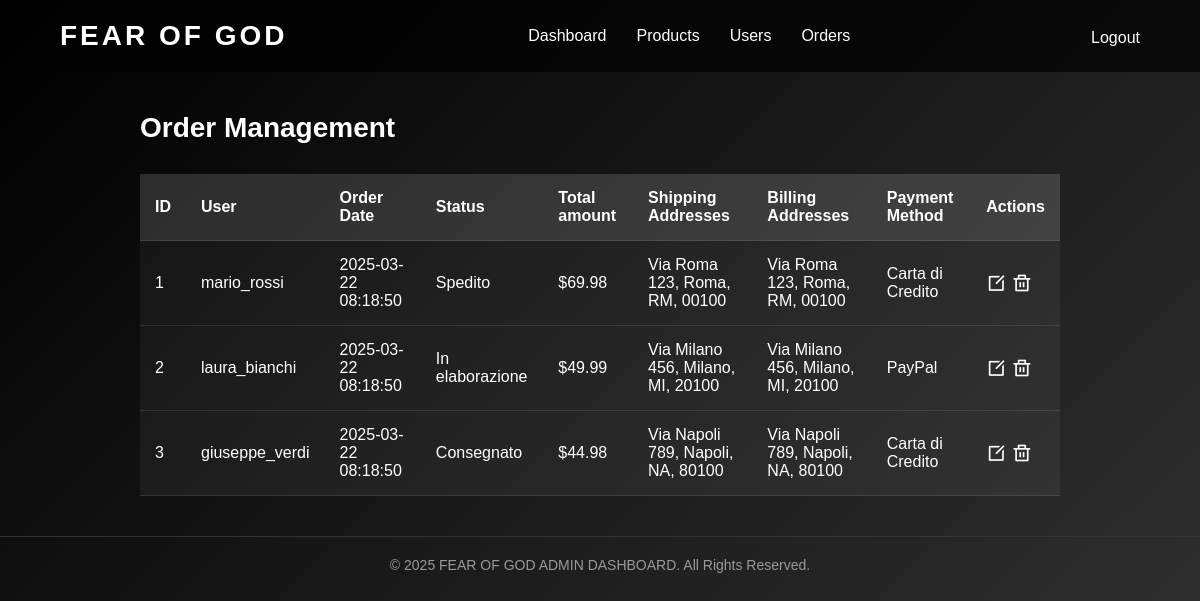
The app's page /dashboard/orders.php (signed in), older data.
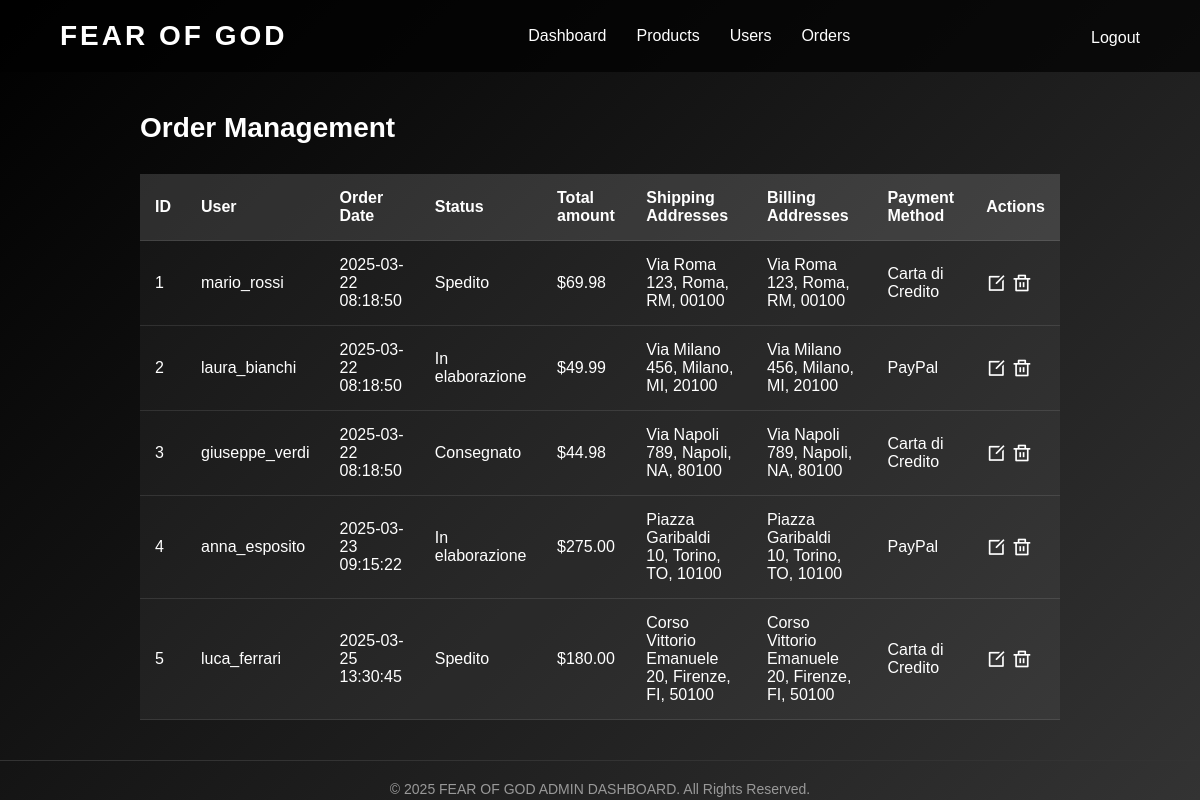
The same page, newer data.
### tables this page shows
CREATE TABLE `orders` (
  `order_id` int(11) NOT NULL,
  `user_id` int(11) DEFAULT NULL,
  `order_date` timestamp NOT NULL DEFAULT current_timestamp(),
  `total_amount` decimal(10,2) NOT NULL,
  `status` varchar(50) NOT NULL,
  `shipping_address` varchar(255) DEFAULT NULL,
  `billing_address` varchar(255) DEFAULT NULL,
  `payment_method` varchar(50) DEFAULT NULL,
  `created_at` timestamp NOT NULL DEFAULT current_timestamp()
);

CREATE TABLE `users` (
  `user_id` int(11) NOT NULL,
  `username` varchar(50) NOT NULL,
  `email` varchar(100) NOT NULL,
  `pwd` varchar(255) NOT NULL,
  `role` enum('admin','user') NOT NULL DEFAULT 'user',
  `created_at` timestamp NOT NULL DEFAULT current_timestamp()
);

### dashboard/orders.php (the view, shortened to what this page needs)
<?php
$mysqli = new mysqli('localhost', 'root', '', 'fearofgod');
$sql = "SELECT users.username, orders.* FROM orders join users ON orders.user_id = users.user_id;";
$result = $mysqli->query($sql);
$orders = [];
if ($result->num_rows > 0) {
    while ($row = $result->fetch_assoc()) {
        $orders[] = $row;
    }
}
?>
<!DOCTYPE html>
<html lang="en">
<head>
    <link rel="stylesheet" href="dashboard.css">
    <link rel="stylesheet" href="../fonts/remixicon.css">
    <link rel="stylesheet" href="../style.css">
</head>
<body>
    <nav>
        <div class="logo">
            <a href="home.php">FEAR OF GOD</a>
        </div>
        <ul class="nav-links">
            <li><a href="dashboard.php">Dashboard</a></li>
            <li><a href="products.php">Products</a></li>
            <li><a href="users.php">Users</a></li>
            <li><a href="orders.php">Orders</a></li>
        </ul>
        <div class="login-icon">
            <a href="logout.php">Logout</a>
        </div>
    </nav>
    <section class="order-container">
        <div class="products-header">
            <h1 class="products-title">Order Management</h1>
        </div>
        <?php if (!empty($orders)): ?>
            <table class="products-table">
                <thead>
                    <tr>
                        <th>ID</th>
                        <th>User</th>
                        <th>Order Date</th>
                        <th>Status</th>
                        <th>Total amount</th>
                        <th>Shipping Addresses</th>
                        <th>Billing Addresses</th>
                        <th>Payment Method</th>
                        <th>Actions</th>
                    </tr>
                </thead>
                <tbody>
                    <?php foreach ($orders as $order): ?>
                        <tr>
                            <td><?php echo htmlspecialchars($order['order_id']); ?></td>
                            <td><?php echo $order['username']; ?></td>
                            <td><?php echo $order['order_date']; ?></td>
                            <td><?php echo $order['status']; ?></td>
                            <td>$<?php echo number_format($order['total_amount'], 2); ?></td>
                            <td><?php echo $order['shipping_address']; ?></td>
                            <td><?php echo $order['billing_address']; ?></td>
                            <td><?php echo $order['payment_method']; ?></td>
                            <td>
                                <button class="action-btn icon-btn" onclick="window.location.href='edit_product.php?id=<?php echo $order['order_id']; ?>'">
                                    <i class="ri-edit-box-line"></i>
                                </button>
                                <button class="action-btn icon-btn" onclick="confirmDelete(<?php echo $order['order_id']; ?>)">
                                    <i class="ri-delete-bin-line"></i>
                                </button>
                            </td>
                        </tr>
                    <?php endforeach; ?>
                </tbody>
            </table>
        <?php else: ?>
            <p>No products found.</p>
        <?php endif; ?>
    </section>
    <div class="copyright">
        <p>© 2025 FEAR OF GOD ADMIN DASHBOARD. All Rights Reserved.</p>
    </div>
</body>
</html>

### dashboard/dashboard.css (style rules this page uses)
a { text-decoration: none; }
body { font-family: 'Poppins', sans-serif; background: linear-gradient(135deg, #000000, #1a1a1a, #333333); color: #ffffff; min-height: 100vh; margin: 0; padding: 0; }
nav { display: flex; justify-content: space-between; align-items: center; padding: 20px 5%; background-color: rgba(0, 0, 0, 0.7); position: sticky; top: 0; z-index: 100; }
.logo { font-size: 28px; font-weight: 700; letter-spacing: 3px; color: #ffffff; text-decoration: none; }
.logo a { font-size: 28px; font-weight: 700; letter-spacing: 3px; color: #ffffff; text-decoration: none; }
.nav-links { display: flex; list-style: none; }
.nav-links li { padding: 0 15px; }
.nav-links a { color: #ffffff; text-decoration: none; font-size: 16px; transition: all 0.3s ease; }
.login-icon { font-size: 20px; cursor: pointer; }
.login-icon a { color: #ffffff; text-decoration: none; font-size: 16px; transition: all 0.3s ease; }
.order-container { max-width: 1700px; margin: 40px 10%; padding: 0 20px; }
.products-header { display: flex; justify-content: space-between; align-items: center; margin-bottom: 30px; }
.products-title { font-size: 28px; font-weight: bold; }
.products-table { width: 100%; border-collapse: collapse; margin-top: 20px; background-color: rgba(255, 255, 255, 0.05); }
.products-table th, .products-table td { padding: 15px; text-align: left; border-bottom: 1px solid rgba(255, 255, 255, 0.1); }
.products-table th { background-color: rgba(255, 255, 255, 0.1); font-weight: 600; }
.icon-btn { background: none; border: none; padding: 0; margin: 0; cursor: pointer; outline: none; color: inherit; font: inherit; font-size: 20px; transition: all 0.3s ease; }
.copyright { text-align: center; padding-top: 20px; border-top: 1px solid #333333; color: #999999; font-size: 14px; }

### style.css (style rules this page uses)
* { margin: 0; padding: 0; box-sizing: border-box; font-family: 'Arial', sans-serif; }

Row changes from the older to the newer data that the page shows:
added orders: order_id "4", user.username "anna_esposito", order_date "2025-03-23 09:15:22", status "In elaborazione", total_amount "275.00", shipping_address "Piazza Garibaldi 10, Torino, TO, 10100", billing_address "Piazza Garibaldi 10, Torino, TO, 10100", payment_method "PayPal"
added orders: order_id "5", user.username "luca_ferrari", order_date "2025-03-25 13:30:45", status "Spedito", total_amount "180.00", shipping_address "Corso Vittorio Emanuele 20, Firenze, FI, 50100", billing_address "Corso Vittorio Emanuele 20, Firenze, FI, 50100", payment_method "Carta di Credito"
